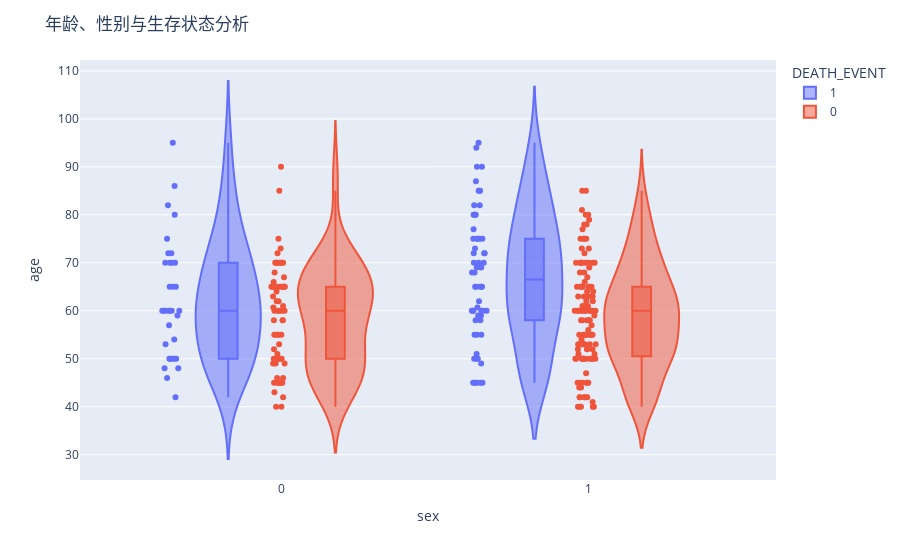

The notebook cell saved with this chart:
### Code cell
## 年龄性别与死亡事件的关系
fig = px.violin(heart_data, y="age", x="sex", color="DEATH_EVENT", box=True, points="all", hover_data=heart_data.columns)
fig.update_layout(title_text="年龄、性别与生存状态分析")
fig.show()

### Figure 1 — Plotly figure (JSON) as saved in the notebook; plotly's stock layout.template omitted (floating-point values rounded to 4 significant figures; data arrays with more than 128 entries replaced by an {"elided": "..."} marker saying what was removed)
{"data": [{"alignmentgroup": "True", "box": {"visible": true}, "customdata": {"elided": "96x13 float values"}, "hovertemplate": "DEATH_EVENT=%{customdata[12]}<br>sex=%{customdata[9]}<br>age=%{customdata[0]}<br>anaemia=%{customdata[1]}<br>creatinine_phosphokinase=%{customdata[2]}<br>diabetes=%{customdata[3]}<br>ejection_fraction=%{customdata[4]}<br>high_blood_pressure=%{customdata[5]}<br>platelets=%{customdata[6]}<br>serum_creatinine=%{customdata[7]}<br>serum_sodium=%{customdata[8]}<br>smoking=%{customdata[10]}<br>time=%{customdata[11]}<extra></extra>", "legendgroup": "1", "marker": {"color": "#636efa"}, "name": "1", "offsetgroup": "1", "orientation": "v", "points": "all", "scalegroup": "True", "showlegend": true, "type": "violin", "x": [1, 1, 1, 1, 0, 1, 1, 1, 0, 1, 1, 1, 1, 1, 1, 1, 1, 0, 0, 0, 1, 0, 1, 0, 1, 1, 1, 1, 1, 0, 1, 1, 1, 0, 0, 1, 0, 1, 0, 1, 1, 1, 1, 0, 1, 0, 0, 0, 0, 1, 1, 1, 1, 0, 1, 1, 0, 1, 0, 1, 1, 1, 1, 0, 0, 1, 0, 1, 0, 0, 1, 0, 1, 1, 1, 0, 0, 1, 0, 1, 1, 1, 1, 1, 1, 0, 0, 1, 1, 0, 0, 1, 0, 1, 1, 1], "x0": " ", "xaxis": "x", "y": [75, 55, 65, 50, 65, 90, 75, 60, 65, 80, 75, 62, 45, 50, 82, 87, 45, 70, 48, 65, 68, 75, 80, 95, 70, 58, 82, 94, 85, 50, 65, 69, 90, 82, 60, 70, 50, 70, 60, 50, 51, 60, 80, 57, 68, 53, 60, 70, 60, 95, 49, 72, 45, 50, 45, 60, 42, 72, 70, 65, 85, 69, 60, 60, 59, 60, 72, 85, 70, 86, 60, 46, 80, 72, 75, 72, 50, 45, 80, 59, 59, 65, 75, 58, 60.67, 50, 60, 45, 77, 48, 54, 73, 60, 55, 65, 55], "y0": " ", "yaxis": "y"}, {"alignmentgroup": "True", "box": {"visible": true}, "customdata": {"elided": "203x13 float values"}, "hovertemplate": "DEATH_EVENT=%{customdata[12]}<br>sex=%{customdata[9]}<br>age=%{customdata[0]}<br>anaemia=%{customdata[1]}<br>creatinine_phosphokinase=%{customdata[2]}<br>diabetes=%{customdata[3]}<br>ejection_fraction=%{customdata[4]}<br>high_blood_pressure=%{customdata[5]}<br>platelets=%{customdata[6]}<br>serum_creatinine=%{customdata[7]}<br>serum_sodium=%{customdata[8]}<br>smoking=%{customdata[10]}<br>time=%{customdata[11]}<extra></extra>", "legendgroup": "0", "marker": {"color": "#EF553B"}, "name": "0", "offsetgroup": "0", "orientation": "v", "points": "all", "scalegroup": "True", "showlegend": true, "type": "violin", "x": {"elided": "203 int values"}, "x0": " ", "xaxis": "x", "y": {"elided": "203 float values"}, "y0": " ", "yaxis": "y"}], "layout": {"legend": {"title": {"text": "DEATH_EVENT"}, "tracegroupgap": 0}, "margin": {"t": 60}, "title": {"text": "年龄、性别与生存状态分析"}, "violinmode": "group", "xaxis": {"anchor": "y", "domain": [0, 1], "title": {"text": "sex"}}, "yaxis": {"anchor": "x", "domain": [0, 1], "title": {"text": "age"}}}}
